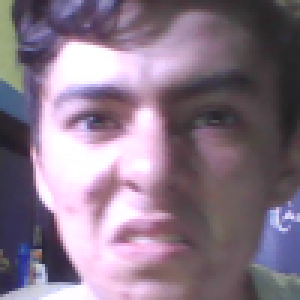
#> input picture ProyectoEmociones/enojo/DancyWAKWAWAKAAA1042.png, 100 x 100 px, given in place of the camera (shown 3 times larger)
$ jupyter execute --allow-errors Emociones.ipynb
#> lines starting #> are read from the running program, lines starting #| are printed output that depends on the picture
[cell 1]
import cv2 as cv
import os

faceRecognizer = cv.face.LBPHFaceRecognizer_create()
#> (the rest of this cell did not finish here and is left out)

[cell 2]
import numpy as np
import cv2 as cv
import math
rostro = cv.CascadeClassifier('C:\\Users\\Mermelada\\IA_20120105\\IA_ESMERALDA-GARCIA-DIAZ-\\XML\\haarcascade_frontalface_alt.xml')

cap = cv.VideoCapture(0)
i = 0
while True:
    ret, frame = cap.read()
#> frame is the input picture: shape (100, 100, 3); mean B, G, R 135.8, 118.5, 136.2
    gray = cv.cvtColor(frame, cv.COLOR_BGR2GRAY)
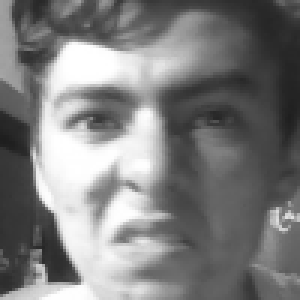
#> gray: shape (100, 100) (shown 3 times larger); min 30, max 255, mean 125.7
    rostros = rostro.detectMultiScale(gray, 1.3, 5)
#> rostros = [[7, 7, 84, 84]]
    for(x, y, w, h) in rostros:
        #frame = cv.rectangle(frame, (x,y), (x+w, y+h), (0, 255, 0), 2)
        frame2 = frame[y:y+h, x:x+w]
        frame2 = cv.resize(frame2, (100, 100), interpolation = cv.INTER_AREA)
        cv.imshow('rostros encontrados', frame2)
        cv.imwrite('C:\\Users\\Mermelada\\IA_20120105\\IA_ESMERALDA-GARCIA-DIAZ-\\ProyectoEmociones\\neutral\\neutral'+str(i)+'neutral.png', frame2)
#> this loop made 1 pass
#> pass 1, `frame2 = frame[y:y+h, x:x+w]`:
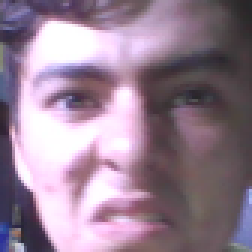
#> frame2: shape (84, 84, 3) (shown 3 times larger); mean B, G, R 147.4, 129, 150.8
#> pass 1, `frame2 = cv.resize(frame2, (100, 100), interpolation = cv.INTER_AREA)`:
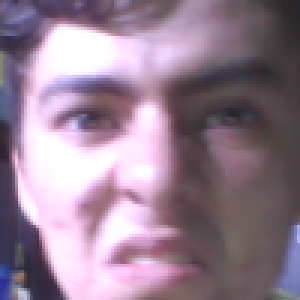
#> frame2: shape (100, 100, 3) (shown 3 times larger); mean B, G, R 147.3, 128.9, 150.7
    #cv.imshow('rostros', frame)
    i=i+1
    k =cv.waitKey(1)
#> (key Esc is pressed here)
    if k == 27 :
        break
cap.release()
cv.destroyAllWindows()

$ run again, on ProyectoEmociones/enojo/DancyWAKWAWAKAAA1058.png
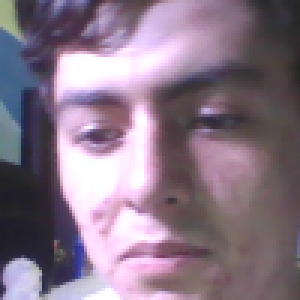
#> input picture ProyectoEmociones/enojo/DancyWAKWAWAKAAA1058.png, 100 x 100 px, given in place of the camera (shown 3 times larger)
#> frame is the input picture: shape (100, 100, 3); mean B, G, R 135.5, 118.3, 136.2
#> `gray = cv.cvtColor(frame, cv.COLOR_BGR2GRAY)`:
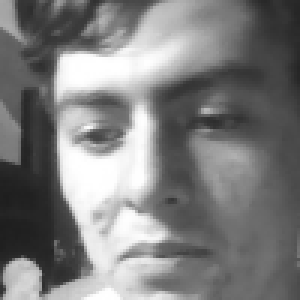
#> gray: shape (100, 100) (shown 3 times larger); min 30, max 255, mean 125.6
#> rostros = [[6, 7, 84, 84]]
#> the loop `for(x, y, w, h) in rostros:` made 1 pass
#> pass 1, `frame2 = cv.resize(frame2, (100, 100), interpolation = cv.INTER_AREA)`:
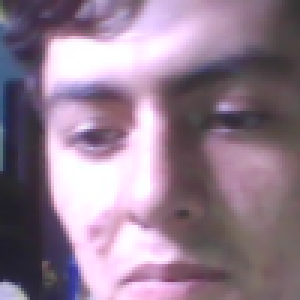
#> frame2: shape (100, 100, 3) (shown 3 times larger); mean B, G, R 143.9, 125.2, 146.4
